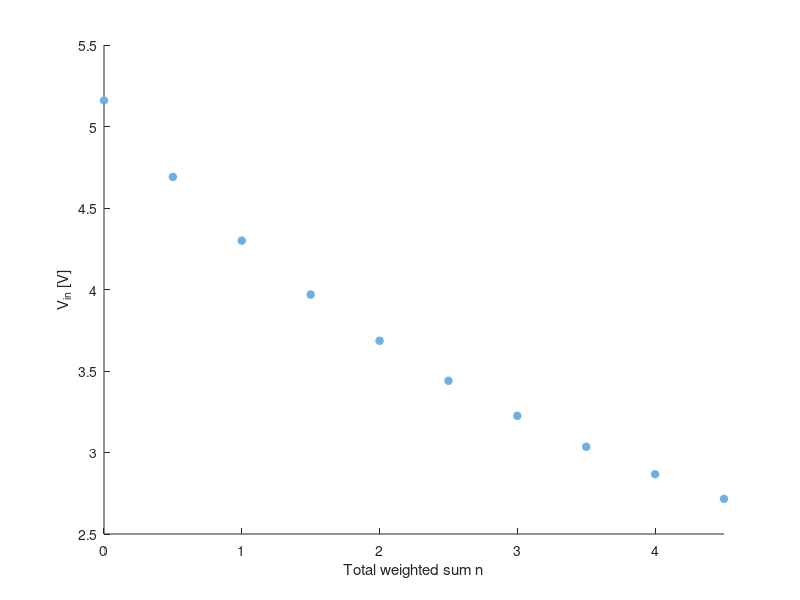

The MATLAB source for this figure: (Note: this script raises an error after producing the figure.)

% This code plots the relationship between the voltage Vin of the analog circuit and the total weighted sum n (presented in Extended Data Fig. 6)

clear
clc
close all

% Resistance and Vcc values
R = 10e3;
R1 = 2e3;
Vcc = 5.15967;

n = 0:0.5:4.5;

% Formula for calculating Vin
Vin = Vcc*R./(R+n.*R1);


% Experimental data measured using a multimeter (three separate trials)
Vin_exp = [5.15900000000000	5.16000000000000	5.16000000000000;
4.81600000000000	4.83000000000000	4.83100000000000;
4.50400000000000	4.51100000000000	4.51200000000000;
4.21400000000000	4.21500000000000	4.21700000000000;
3.94200000000000	3.94100000000000	3.94400000000000;
3.67400000000000	3.67500000000000	3.67500000000000;
3.43600000000000	3.43600000000000	3.43700000000000;
3.19200000000000	3.19200000000000	3.19300000000000;
2.98300000000000	2.98300000000000	2.98400000000000;
2.75900000000000	2.75900000000000	2.76000000000000];

% Calculate the average of the three experimental trials
Vin_ave = (Vin_exp(:,1) + Vin_exp(:,2) + Vin_exp(:,3))./3;




color_pink1 = [0.556862745098039	0.200000000000000	0.541176470588235]; % Purple 1
color_pink2 = [0.658823529411765	0.368627450980392	0.635294117647059]; % Purple 2
color_pink3 = [0.792156862745098	0.584313725490196	0.764705882352941]; % Purple 3
color_pink4 = [0.894117647058824	0.800000000000000	0.894117647058824]; % Purple 4


color_blue1 = [0.133333333333333	0.278431372549020	0.403921568627451]; % Blue 1
color_blue2 = [0.435294117647059	0.682352941176471	0.878431372549020]; % Blue 2
color_blue3 = [0.631372549019608	0.792156862745098	0.929411764705882]; % Blue 3
color_blue4 = [0.819607843137255	0.901960784313726	0.972549019607843]; % Blue 4

color1 = color_pink2;
color2 = color_blue2;





figure;
hold on
plot(n,Vin,'*','Color',color2,'LineWidth',2)
%plot(n,Vin_ave,'*-','Color',color1)
%errorbar(n, Vin_ave, Vin_ave-min(Vin_exp,[],2),max(Vin_exp,[],2)-Vin_ave, '-', 'LineWidth', 1.5,'Color',color1, 'MarkerSize', 6, 'CapSize', 10)
xlim([0 4.5])
% ylim([0 5])
xlabel('Total weighted sum n')
ylabel('V_i_n [V]')
% legend('Modeling')

ax = gca;
% Set font properties for axis tick labels
ax.FontName = 'Times New Roman'; % Font name (e.g., Arial, Helvetica)
ax.FontSize = 13;                % Font size (default is typically 10)
ax.FontWeight = 'bold';            % Font weight (optional: 'normal', 'bold')

box on



figure;
hold on
% plot(n,Vin,'*-','Color',color2)
plot(n,Vin_ave,'*','Color',color1,'LineWidth',2)
%errorbar(n, Vin_ave, Vin_ave-min(Vin_exp,[],2),max(Vin_exp,[],2)-Vin_ave, '-', 'LineWidth', 1.5,'Color',color1, 'MarkerSize', 6, 'CapSize', 10)
xlim([0 4.5])
% ylim([0 5])
xlabel('Total weighted sum n')
ylabel('V_i_n [V]')
% legend('Experiment')

ax = gca;
% Set font properties for axis tick labels
ax.FontName = 'Times New Roman'; % Font name (e.g., Arial, Helvetica)
ax.FontSize = 13;                % Font size (default is typically 10)
ax.FontWeight = 'bold';            % Font weight (optional: 'normal', 'bold')


box on
